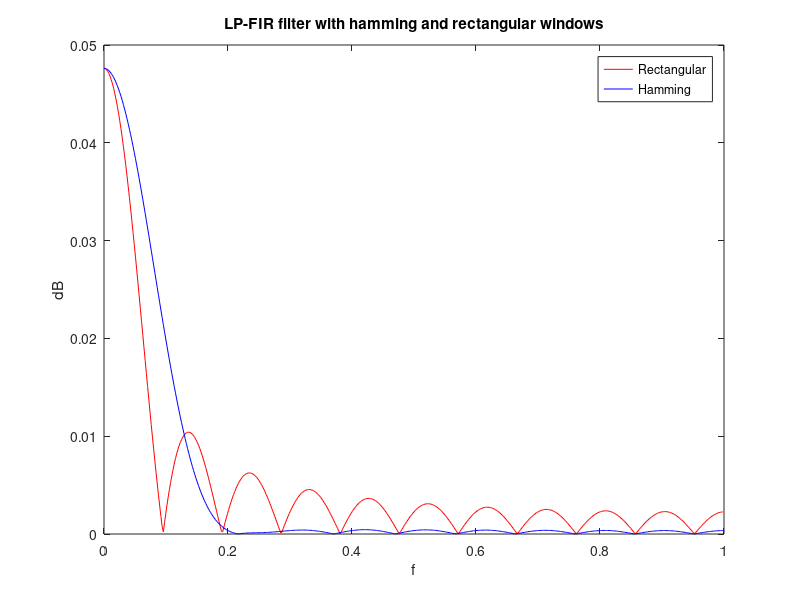
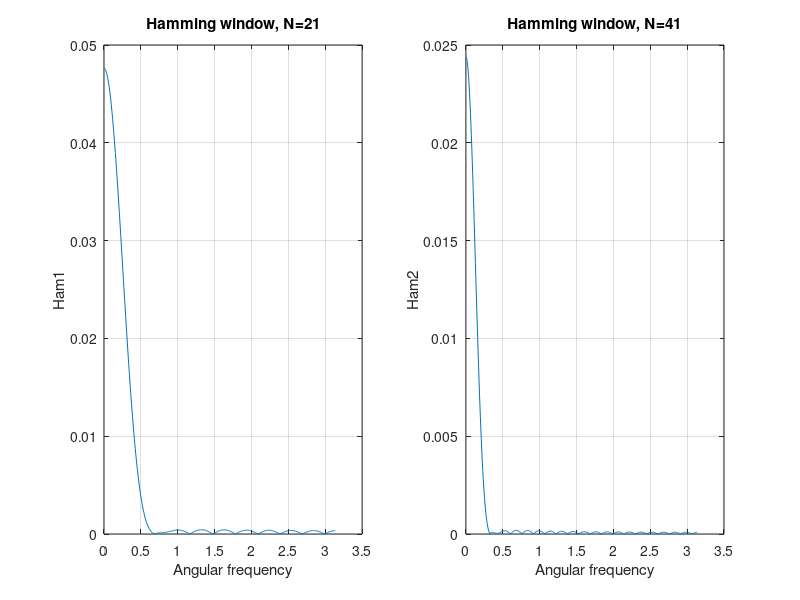
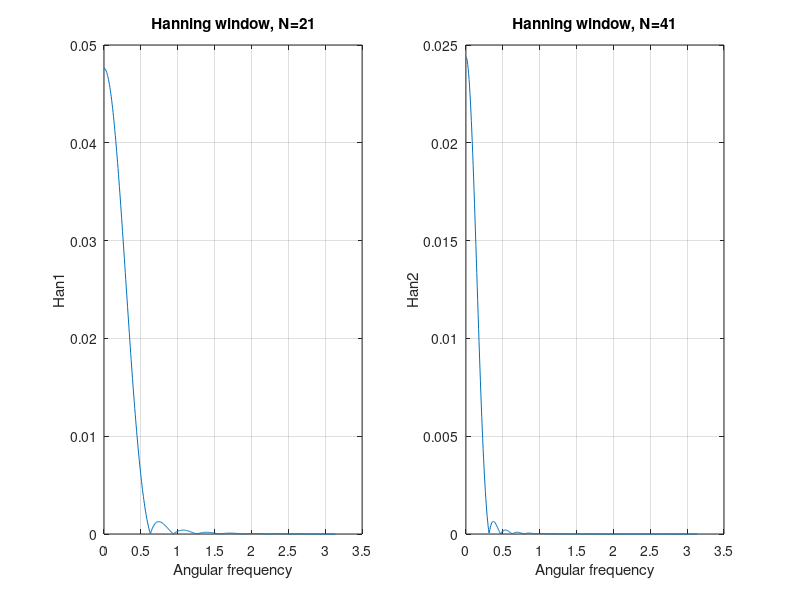
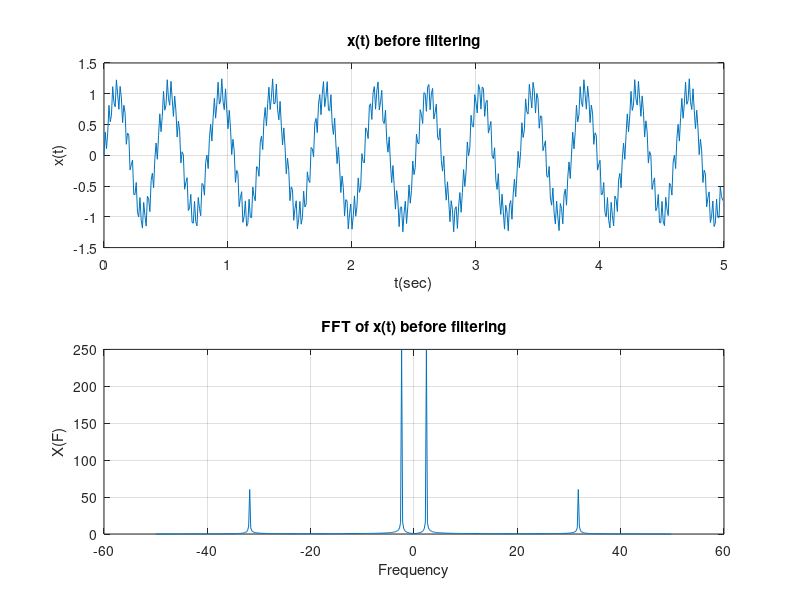

Recreate these plots in MATLAB, in order.
clear all;
close all;

%% EXERCISE 1
%Initial data
Wc = 0.4* pi;
Fs = 0.1* (10^3);
N = 21;

%Create Wc digital signal -> argument to cheby1()
Ws = 2* pi* Fs;
%Use Ws/2 to present it in the right format
Wc_d = Wc / (Ws/2);

Lp_1 = fir1(N-1, Wc_d, 'low', rectwin(N));
Lp_2 = fir1(N-1, Wc_d, 'low', hamming(N));
[H_1, w_1] = freqz(Lp_1, N);
[H_2, w_2] = freqz(Lp_2, N);

figure
x_1 = w_1/pi;
plot(x_1, abs(H_1), 'r')
hold on;
x_2 = w_2/pi;
plot(x_2, abs(H_2), 'b')
title('LP-FIR filter with hamming and rectangular windows')
legend('Rectangular', 'Hamming')
xlabel('f')
ylabel('dB')

%% Exercise 2
% A

Fs = 100;
W = 0.5 *pi;
Wc = W / (pi* Fs);
N1 = 21;
N2 = 41;

win1 = fir1(N1-1, Wc, hamming(N1));
[Ham1, W1] = freqz(win1,N1);

win2 = fir1(N2-1, Wc, hamming(N2));
[Ham2, W2] = freqz(win2,N2);

figure
subplot(1,2,1)
plot(W1, abs(Ham1))
grid on
title('Hamming window, N=21')
xlabel('Angular frequency')
ylabel('Ham1')

subplot(1,2,2)
plot(W2, abs(Ham2))
grid on
title('Hamming window, N=41')
xlabel('Angular frequency')
ylabel('Ham2')

win3 = fir1(N1-1, Wc, hanning(N1));
[Han1, W3] = freqz(win3, N1);

win4 = fir1(N2-1, Wc, hanning(N2));
[Han2, W4] = freqz(win4, N2);

figure
subplot(1,2,1)
plot(W3, abs(Han1))
grid on
title('Hanning window, N=21')
xlabel('Angular frequency')
ylabel('Han1')

subplot(1,2,2)
plot(W4, abs(Han2))
grid on
title('Hanning window, N=41')
xlabel('Angular frequency')
ylabel('Han2')

% B

Ts = 1 / Fs; 
t = 0: Ts: 500*Ts - Ts;
sizeof_t = length(t);
x = sin(15* t) + 0.25* sin(200* t);

figure
subplot(2,1,1)
plot(t, x)
grid on
title('x(t) before filtering')
xlabel('t(sec)')
ylabel('x(t)')

F = -Fs/2: Fs / sizeof_t: Fs/2 - Fs / sizeof_t;
X = fftshift(fft(x));

subplot(2,1,2)
plot(F, abs(X))
grid on
title('FFT of x(t) before filtering')
xlabel('Frequency')
ylabel('X(F)')

x_fil_Ham1 = filter(Ham1, 1, x);
x_fil_Ham2 = filter(Ham2, 1, x);
x_fil_Han1 = filter(Han1, 1, x);
x_fil_Han2 = filter(Han2, 1, x);

X_fil_Ham1 = abs(fftshift(fft(x_fil_Ham1)));
X_fil_Ham2 = abs(fftshift(fft(x_fil_Ham2)));
X_fil_Han1 = abs(fftshift(fft(x_fil_Han1)));
X_fil_Han2 = abs(fftshift(fft(x_fil_Han2)));

figure
subplot(2,2,1)
plot(F, X_fil_Ham1)
grid on
title('FFT of filtered x(t) with Hamming window, N=21')

subplot(2,2,2)
plot(F, X_fil_Ham2)
grid on
title('FFT of filtered x(t) with Hamming window, N=41')

subplot(2,2,3)
plot(F, X_fil_Han1)
grid on
title('FFT of filtered x(t) with Hanning window, N=21')

subplot(2,2,4)
plot(F, X_fil_Han2)
grid on
title('FFT of filtered x(t) with Hanning window, N=41')

% C

Fs=50;
Ts=1/Fs;
t = 0: Ts: 500*Ts - Ts;
sizeof_t = length(t);
x = sin(15* t) + 0.25* sin(200* t);

figure
subplot(2,1,1)
plot(t, x)
grid on
title('x(t) before filtering')
xlabel('t(sec)')
ylabel('x(t)')

F = -Fs/2: Fs / sizeof_t: Fs/2 - Fs / sizeof_t;
X = fftshift(fft(x));

subplot(2,1,2)
plot(F, abs(X))
grid on
title('FFT of x(t) before filtering')
xlabel('Frequency')
ylabel('X(F)')

x_fil_Ham1 = filter(Ham1, 1, x);
x_fil_Ham2 = filter(Ham2, 1, x);
x_fil_Han1 = filter(Han1, 1, x);
x_fil_Han2 = filter(Han2, 1, x);

X_fil_Ham1 = abs(fftshift(fft(x_fil_Ham1)));
X_fil_Ham2 = abs(fftshift(fft(x_fil_Ham2)));
X_fil_Han1 = abs(fftshift(fft(x_fil_Han1)));
X_fil_Han2 = abs(fftshift(fft(x_fil_Han2)));

figure
subplot(2,2,1)
plot(F, X_fil_Ham1)
grid on
title('FFT of filtered x(t) with Hamming window, N=21')

subplot(2,2,2)
plot(F, X_fil_Ham2)
grid on
title('FFT of filtered x(t) with Hamming window, N=41')

subplot(2,2,3)
plot(F, X_fil_Han1)
grid on
title('FFT of filtered x(t) with Hanning window, N=21')

subplot(2,2,4)
plot(F, X_fil_Han2)
grid on
title('FFT of filtered x(t) with Hanning window, N=41')

